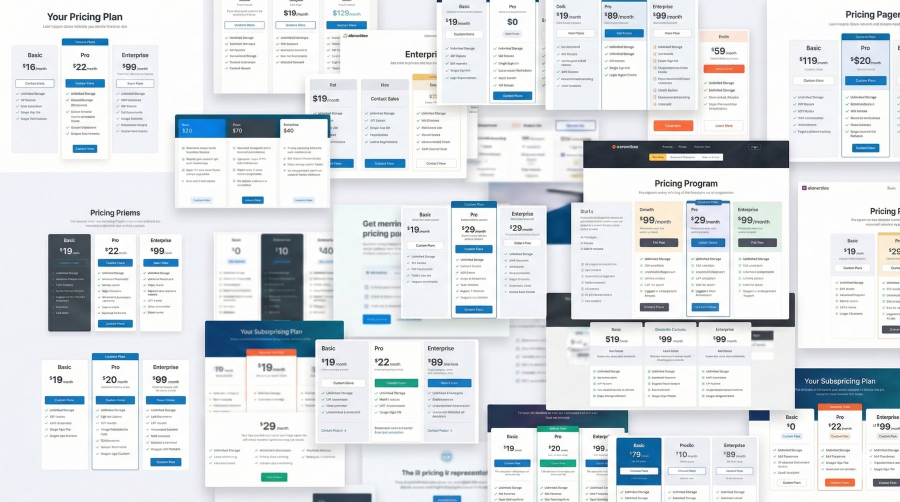
#> input picture plugins/isa-score-presentaciones/skills/isa-score-presentacion/examples/spark/assets/collage.jpg, 1800 x 1004 px (shown at 1/2 size)
$ python -i optimize_pptx.py   (imports and definitions only)
#> lines starting #> are read from the running program, lines starting #| are printed output that depends on the picture
# ISA · SCORE Slides — (c) 2026 Francisco Javier Cavero López y Alejandro García Fernández
# (SCORE Lab, I3US, Universidad de Sevilla; Grupo ISA). Licencia CC BY 4.0 — ver LICENSE.
# Las presentaciones generadas con este kit pueden usarse libremente sin atribución (LICENSE, parte 2).
# ISA · SCORE Slides — optimize_pptx.py
# Reduce el peso de un .pptx SIN tocar formas, Morph ni animaciones: solo recomprime sus imágenes
# según el tamaño al que se muestran realmente en las diapositivas.
#   · Cada imagen se reescala a 2× su mayor tamaño visible (se tiene en cuenta el recorte srcRect y
#     las copias ampliadas por Morph/zoom en otras diapositivas). Nunca se amplía.
#   · PNG opaco y fotográfico → JPEG (q 88), renombrando la parte y sus referencias.
#   · PNG con transparencia → paleta de 256 colores solo si el error visual es imperceptible.
#   · Se eliminan medios huérfanos que ninguna relación referencia.
#   python optimize_pptx.py in.pptx [out.pptx]        (sin out: reescribe in.pptx)
#   python optimize_pptx.py --b64 kit/library/*.pptx.b64.txt   (trabaja sobre las copias base64 del design system)
import base64, io, math, os, posixpath, re, sys, zipfile
from PIL import Image, ImageChops, ImageStat

EMU_PX = 6350          # 1 px de un lienzo de 1920 px
SCALE = 2.0            # margen para pantallas HiDPI y zoom de Morph
MIN_BYTES = 60_000     # imágenes menores no compensan


def _abs(base, target):
    return posixpath.normpath(posixpath.join(posixpath.dirname(base), target))


# [70 lines left out: function _display_sizes, not called in this run]


def _rms(a, b):
    d = ImageChops.difference(a.convert("RGB"), b.convert("RGB"))
    return math.sqrt(sum(v * v for v in ImageStat.Stat(d).rms) / 3)


# [38 lines left out: functions _flatten, _recompress, not called in this run]


def optimize(src, dst=None, verbose=True):
    dst = dst or src
    zin = zipfile.ZipFile(src)
    names = zin.namelist()
    data = {n: zin.read(n) for n in names}
    zin.close()
    disp = _display_sizes(zipfile.ZipFile(io.BytesIO(_rezip(data))))
    referenced = set()
    for n, b in data.items():
        if n.endswith(".rels"):
            base = posixpath.dirname(posixpath.dirname(n))
            src_part = posixpath.join(base, posixpath.basename(n)[:-5])
            for t, mode in re.findall(r'Target="([^"]+)"(?:[^>]*TargetMode="(\w+)")?', b.decode("utf8")):
                if mode != "External":
                    referenced.add(_abs(src_part, t) if not t.startswith("/") else t.lstrip("/"))
    renames, before, removed = {}, sum(len(b) for b in data.values()), 0
    for n in [n for n in names if n.startswith("ppt/media/")]:
        if n not in referenced:
            del data[n]; removed += 1; continue
        ext = n.rsplit(".", 1)[-1].lower()
        if ext not in ("png", "jpg", "jpeg") or len(data[n]) < MIN_BYTES:
            continue
        try:
            r = _recompress(data[n], ext, disp.get(n))
        except Exception as ex:  # unreadable image: leave as is
            if verbose: print("  skip", n, ex)
            continue
        if not r:
            continue
        blob, new_ext = r
        if new_ext != ext and new_ext == "jpeg":
            nn = n.rsplit(".", 1)[0] + ".jpeg"
            k = 1
            while nn in data:
                nn = n.rsplit(".", 1)[0] + f"_{k}.jpeg"; k += 1
            del data[n]; data[nn] = blob; renames[n] = nn
        else:
            data[n] = blob
    if renames:
        for n in list(data):
            if n.endswith(".rels"):
                s = data[n].decode("utf8")
                for old, new in renames.items():
                    s = s.replace("/" + posixpath.basename(old) + '"', "/" + posixpath.basename(new) + '"')
                data[n] = s.encode("utf8")
        ct = data["[Content_Types].xml"].decode("utf8")
        for old in renames:
            ct = re.sub(r'<Override PartName="/%s"[^>]*/>' % re.escape(old), "", ct)
        if 'Extension="jpeg"' not in ct:
            ct = ct.replace("<Default ", '<Default Extension="jpeg" ContentType="image/jpeg"/><Default ', 1)
        data["[Content_Types].xml"] = ct.encode("utf8")
    out = _rezip(data, names)
    with open(dst, "wb") as f:
        f.write(out)
    if verbose:
        print(f"{os.path.basename(src):40s} {os.path.getsize(src) if src != dst else before/1:>10,.0f} → {len(out):>10,} B"
              f"  ({len(renames)} → JPEG, {removed} orphan media removed)")
    return len(out)


# [20 lines left out: functions _rezip, optimize_b64, not called in this run]


# [9 lines not run here, left out]

>>> import cv2
>>> picture = cv2.imread('../examples/spark/assets/collage.jpg', cv2.IMREAD_GRAYSCALE)
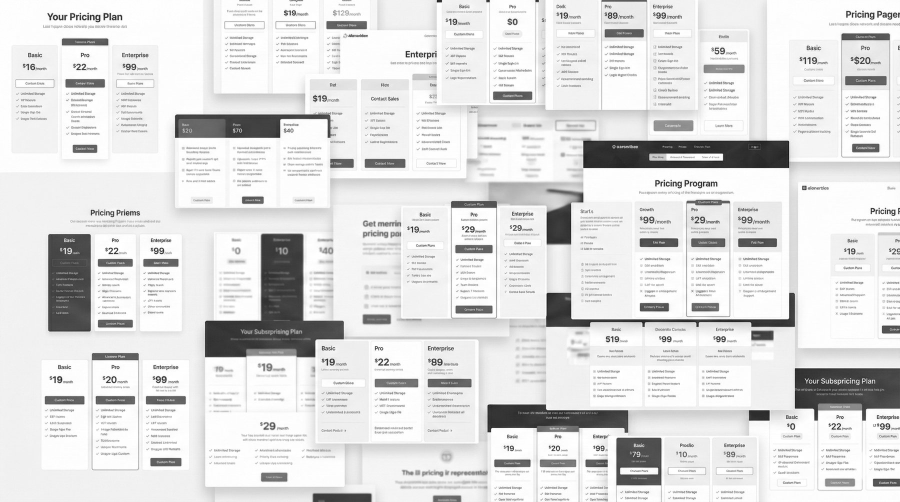
#> picture: shape (1004, 1800) (shown at 1/2 size); min 6, max 255, mean 222.5
>>> result = optimize(picture)
#> (the run stopped early here; a loop or call above may not have finished)
